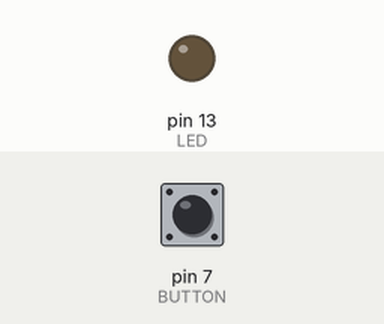
A sketch run on a simulated Arduino Uno, built with avr-gcc and run on an emulated ATmega328P. Parts: output pins drawn as LEDs (lit = HIGH). Inputs (shaded band) come from the test bench; at power-on: pin 7 (BUTTON) LOW.

Above: at 1.2 s.
1.3 s: pin 7 (BUTTON) pulled HIGH for 0.15 s
At 2.5 s:
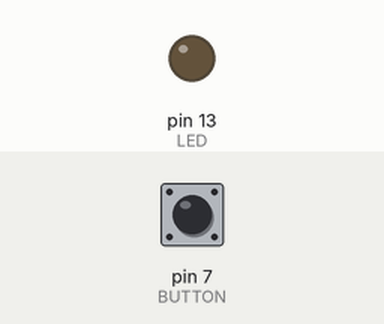
3.0 s: pin 7 (BUTTON) pulled HIGH for 1 s
At 3.8 s:
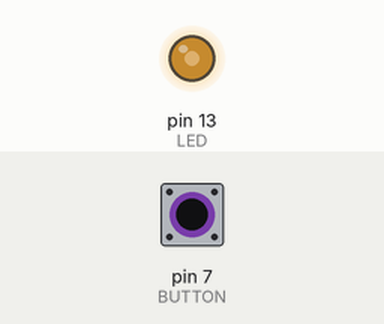
5.5 s: pin 7 (BUTTON) pulled HIGH for 3.2 s
At 9.5 s:
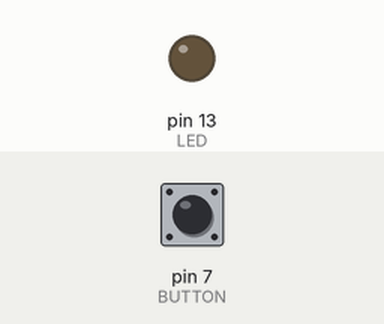
Timing chart, 0 to 11.0 s (numbered marks = the images above; inputs shaded):
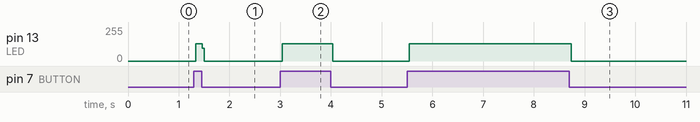

The sketch:

PBC_2.ino
```cpp
/*The following code allows the user better control with the Push button. On pressing the button once the LED keeps glowing. Hence a push button is made to act like a turn over switch. The
  Arduino remembers the state of the push button when it was pressed and is coded accordingly to keep the LED glowing until the button is pressed again.*/
/*This code is not perfect. Since the Push button is not an ideal device. Due to mechanical errors the button bounces from it's contacts. Even though it may seem that the button was pressed
  it may not actually close the circuit.*/


const int LED = 13;
const int BUTTON = 7;
int val = 0;
int state = 0;

void setup()
{
  pinMode(LED, OUTPUT);
  pinMode(BUTTON, INPUT);
}

void loop()
{
  val = digitalRead(BUTTON);

  if(val == HIGH)
     {
      state = 1-state;              // On 1st press the initial value of state = 0 and val = HIGH. Hence state = 1 - state = 1. On 2nd press again val = HIGH, state is now = 1. Hence
     }                              // current value of state will be = 1 - state = 1 - 1 = 0. Therfore for state = 0 LED is LOW/ not glowing.

  if(state == 1)
     {
      digitalWrite(LED, HIGH);      // LED keeps glowing in every loop when state = 1;
     }

  else
     {
      digitalWrite(LED, LOW);
     }
}
```

Measured:
- after the input at 1.3 s, pin 13 (LED): 0/255 → 128/255 at once, → 0/255 0.12 s later
- after the input at 3.0 s, pin 13 (LED): 0/255 → 128/255 at once, → 0/255 1.0 s later
- after the input at 5.5 s, pin 13 (LED): 0/255 → 128/255 at once, → 0/255 3.2 s later
